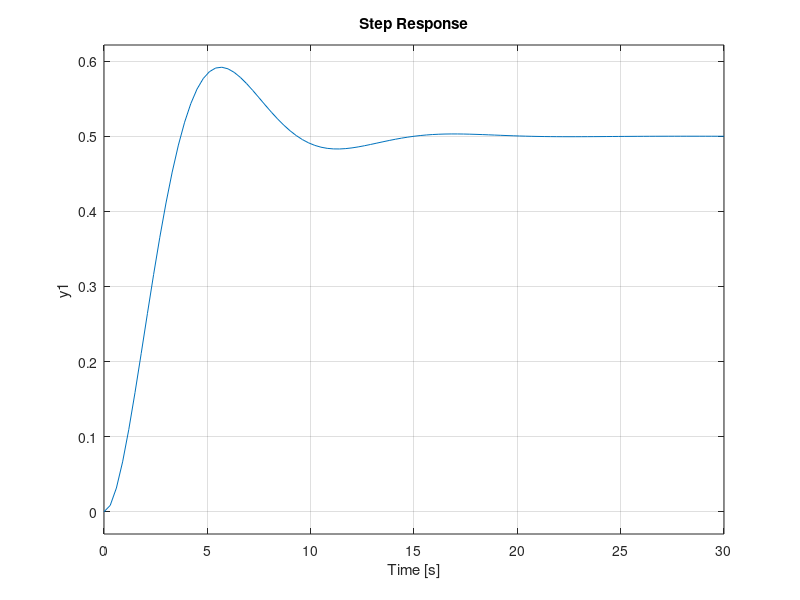

MATLAB code for this plot:
clc, clear all

%% Representación de Estado - Sistema Masa Resorte
% 
% Se tiene un sistema mase resorte dado por su ecuacion diferencial: 
%     mÿ+bẏ+ky=u
% 
% Donde u es la entrada. Entonces, si decimos que:
%     x_1(t)=y(t)
%     x_2(t)=ẏ(t)
%     ẋ_1(t)=x_2(t)
% 
% Por lo tanto,
%     mẋ_2(t)+bx_2(t)+kx_1(t)=u
% 
% Y diviendo la ecuación anterior entre m
%     ẋ_2(t)+(b/m)x_2(t)+(k/m)x_1(t)=u/m
%     ẋ_2(t)=-(k/m)x_1(t)-(b/m)x_2(t)+(1/m)u
% 
% Y por ultimo, se realiza su representacion en variables de estado de la 
% siguiente forma
%     ẋ(t)=Ax(t)+Bu(t)
%     Y(t)=Cx(t)+Du(t)

%% Ejemplo

% Declaramos las variables requeridas
k = 2;
b = 3;
m = 5;

% Se crea el modelo en espacios de estado 
A = [0 1;-k/m -b/m];
B = [0;1/m];
C = [1 0];
D = 0;
sistema = ss(A,B,C,D)

% Se obtiene la respuesta en el tiempo
step(sistema)
